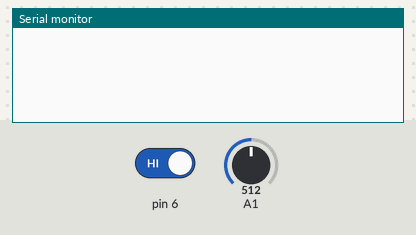
The sketch below on a simulated Arduino Uno, built with avr-gcc and run on an emulated ATmega328P. On the bench: the last lines printed to the serial monitor. Inputs (shaded band) come from the test bench; at power-on: pin 6 HIGH, A1 = 512.

Above: at 1.2 s.
1.3 s: pin 6 driven LOW
At 2.0 s:
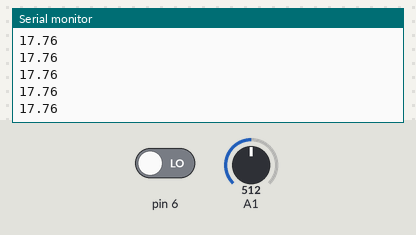
3.2 s: A1 set to 716
4.7 s: A1 set to 1023
At 5.3 s:
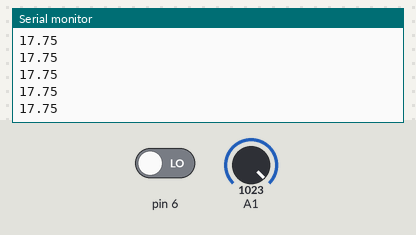
Timing chart, 0 to 7.7 s (numbered marks = the images above; inputs shaded):
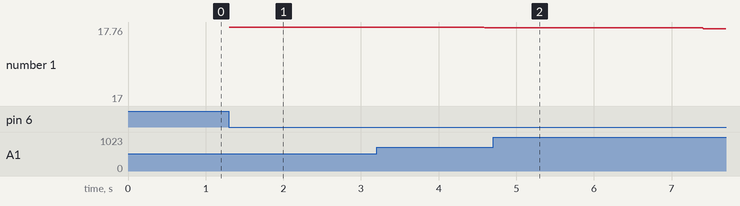

The sketch:

EPS.ino
```cpp
#define BATTERY_CAPACITY      2.4   // Battery capacity in Ah
#define BATTERY_VOLT_MAX      7.4
#define MAX_POWER_CONSUMPTION 20.0
#define POWER_GENERATION      7.0

long time = 0;
float delta = 0;
float batteryLevel = BATTERY_CAPACITY*BATTERY_VOLT_MAX;
boolean deployed = false;

void setup() {
  Serial.begin(9600);

  time = micros();

  pinMode(6, INPUT);
}

void loop() {


  deployed = !digitalRead(6);

  if(deployed){

    long newTime;
    // put your main code here, to run repeatedly:
    int pot = analogRead(A1);
    float consumption = pot/1023.0*MAX_POWER_CONSUMPTION;

    newTime = micros();
    delta = (newTime - time)/1000000.0/60/60;

    batteryLevel += delta*(POWER_GENERATION-consumption);
    time = newTime;

    if(batteryLevel < 0){
      batteryLevel = 0;
      Serial.println("Out of energy!");
    }
    Serial.println(batteryLevel);
  }
}
```

Measured:
- after the input at 1.3 s, the serial monitor: prints a new line at once (image 1)
- plotted number 1: 17.76 → 17.75 after the input at 3.2 s
